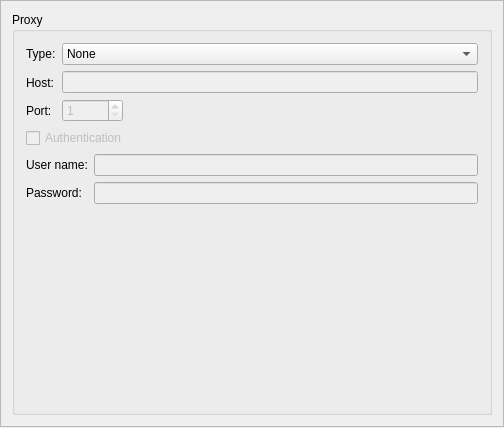
<ui version="4.0" >
 <class>GlobalProxySettingsClass</class>
 <widget class="QWidget" name="GlobalProxySettingsClass" >
  <property name="geometry" >
   <rect>
    <x>0</x>
    <y>0</y>
    <width>504</width>
    <height>428</height>
   </rect>
  </property>
  <property name="windowTitle" >
   <string>GlobalProxySettings</string>
  </property>
  <layout class="QGridLayout" name="gridLayout" >
   <property name="leftMargin" >
    <number>0</number>
   </property>
   <property name="topMargin" >
    <number>0</number>
   </property>
   <property name="rightMargin" >
    <number>0</number>
   </property>
   <property name="bottomMargin" >
    <number>1</number>
   </property>
   <item row="0" column="0" >
    <widget class="QFrame" name="frame" >
     <property name="frameShape" >
      <enum>QFrame::StyledPanel</enum>
     </property>
     <property name="frameShadow" >
      <enum>QFrame::Raised</enum>
     </property>
     <layout class="QGridLayout" name="gridLayout_2" >
      <item row="0" column="0" >
       <widget class="QGroupBox" name="proxyBox" >
        <property name="title" >
         <string>Proxy</string>
        </property>
        <layout class="QGridLayout" name="_17" >
         <item row="0" column="0" >
          <layout class="QHBoxLayout" name="_18" >
           <item>
            <layout class="QVBoxLayout" name="_19" >
             <item>
              <widget class="QLabel" name="typeLabel_2" >
               <property name="text" >
                <string>Type:</string>
               </property>
              </widget>
             </item>
             <item>
              <widget class="QLabel" name="proxyHostLabel_2" >
               <property name="text" >
                <string>Host:</string>
               </property>
              </widget>
             </item>
             <item>
              <widget class="QLabel" name="proxyPortLabel_2" >
               <property name="text" >
                <string>Port:</string>
               </property>
              </widget>
             </item>
            </layout>
           </item>
           <item>
            <layout class="QVBoxLayout" name="_20" >
             <item>
              <layout class="QVBoxLayout" name="_21" >
               <item>
                <widget class="QComboBox" name="typeBox_2" >
                 <property name="minimumSize" >
                  <size>
                   <width>140</width>
                   <height>0</height>
                  </size>
                 </property>
                 <item>
                  <property name="text" >
                   <string>None</string>
                  </property>
                 </item>
                 <item>
                  <property name="text" >
                   <string>HTTP</string>
                  </property>
                 </item>
                 <item>
                  <property name="text" >
                   <string>SOCKS 5</string>
                  </property>
                 </item>
                </widget>
               </item>
               <item>
                <widget class="QLineEdit" name="proxyHostEdit_2" >
                 <property name="enabled" >
                  <bool>false</bool>
                 </property>
                </widget>
               </item>
              </layout>
             </item>
             <item>
              <layout class="QHBoxLayout" name="_22" >
               <item>
                <widget class="QSpinBox" name="proxyPortBox_2" >
                 <property name="enabled" >
                  <bool>false</bool>
                 </property>
                 <property name="minimum" >
                  <number>1</number>
                 </property>
                 <property name="maximum" >
                  <number>65535</number>
                 </property>
                </widget>
               </item>
               <item>
                <spacer>
                 <property name="orientation" >
                  <enum>Qt::Horizontal</enum>
                 </property>
                 <property name="sizeHint" stdset="0" >
                  <size>
                   <width>40</width>
                   <height>20</height>
                  </size>
                 </property>
                </spacer>
               </item>
              </layout>
             </item>
            </layout>
           </item>
          </layout>
         </item>
         <item row="1" column="0" >
          <widget class="QCheckBox" name="authBox_2" >
           <property name="enabled" >
            <bool>false</bool>
           </property>
           <property name="text" >
            <string>Authentication</string>
           </property>
          </widget>
         </item>
         <item row="2" column="0" >
          <layout class="QHBoxLayout" name="_23" >
           <item>
            <layout class="QVBoxLayout" name="_24" >
             <item>
              <widget class="QLabel" name="userNameLabel_2" >
               <property name="text" >
                <string>User name:</string>
               </property>
              </widget>
             </item>
             <item>
              <widget class="QLabel" name="userPasswordLabel_2" >
               <property name="text" >
                <string>Password:</string>
               </property>
              </widget>
             </item>
            </layout>
           </item>
           <item>
            <layout class="QVBoxLayout" name="_25" >
             <item>
              <widget class="QLineEdit" name="userNameEdit_2" >
               <property name="enabled" >
                <bool>false</bool>
               </property>
              </widget>
             </item>
             <item>
              <widget class="QLineEdit" name="userPasswordEdit_2" >
               <property name="enabled" >
                <bool>false</bool>
               </property>
               <property name="echoMode" >
                <enum>QLineEdit::Password</enum>
               </property>
              </widget>
             </item>
            </layout>
           </item>
          </layout>
         </item>
         <item row="3" column="0" >
          <spacer name="verticalSpacer" >
           <property name="orientation" >
            <enum>Qt::Vertical</enum>
           </property>
           <property name="sizeHint" stdset="0" >
            <size>
             <width>20</width>
             <height>40</height>
            </size>
           </property>
          </spacer>
         </item>
        </layout>
       </widget>
      </item>
     </layout>
    </widget>
   </item>
  </layout>
 </widget>
 <layoutdefault spacing="6" margin="11" />
 <resources/>
 <connections>
  <connection>
   <sender>authBox_2</sender>
   <signal>toggled(bool)</signal>
   <receiver>userNameEdit_2</receiver>
   <slot>setEnabled(bool)</slot>
   <hints>
    <hint type="sourcelabel" >
     <x>94</x>
     <y>145</y>
    </hint>
    <hint type="destinationlabel" >
     <x>128</x>
     <y>172</y>
    </hint>
   </hints>
  </connection>
  <connection>
   <sender>authBox_2</sender>
   <signal>toggled(bool)</signal>
   <receiver>userPasswordEdit_2</receiver>
   <slot>setEnabled(bool)</slot>
   <hints>
    <hint type="sourcelabel" >
     <x>51</x>
     <y>150</y>
    </hint>
    <hint type="destinationlabel" >
     <x>109</x>
     <y>202</y>
    </hint>
   </hints>
  </connection>
 </connections>
</ui>
